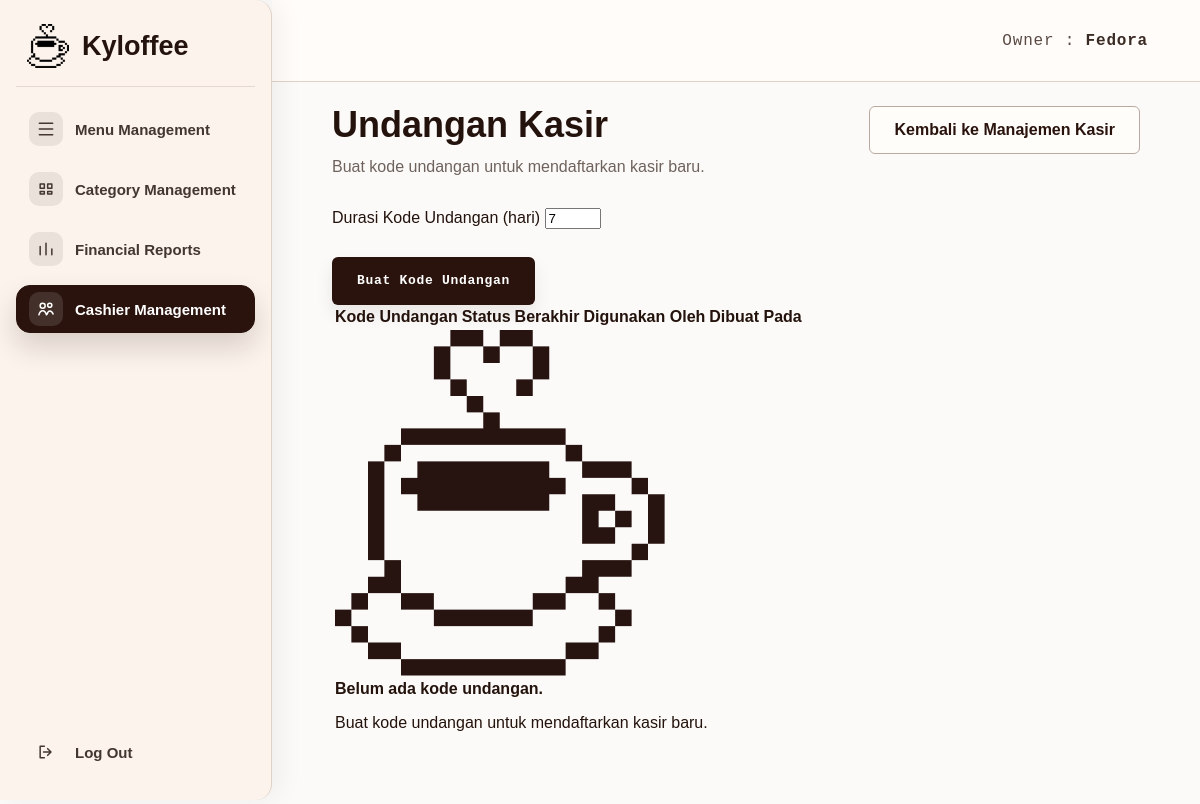
The app's page /owner/staff/invite (signed in), older data.
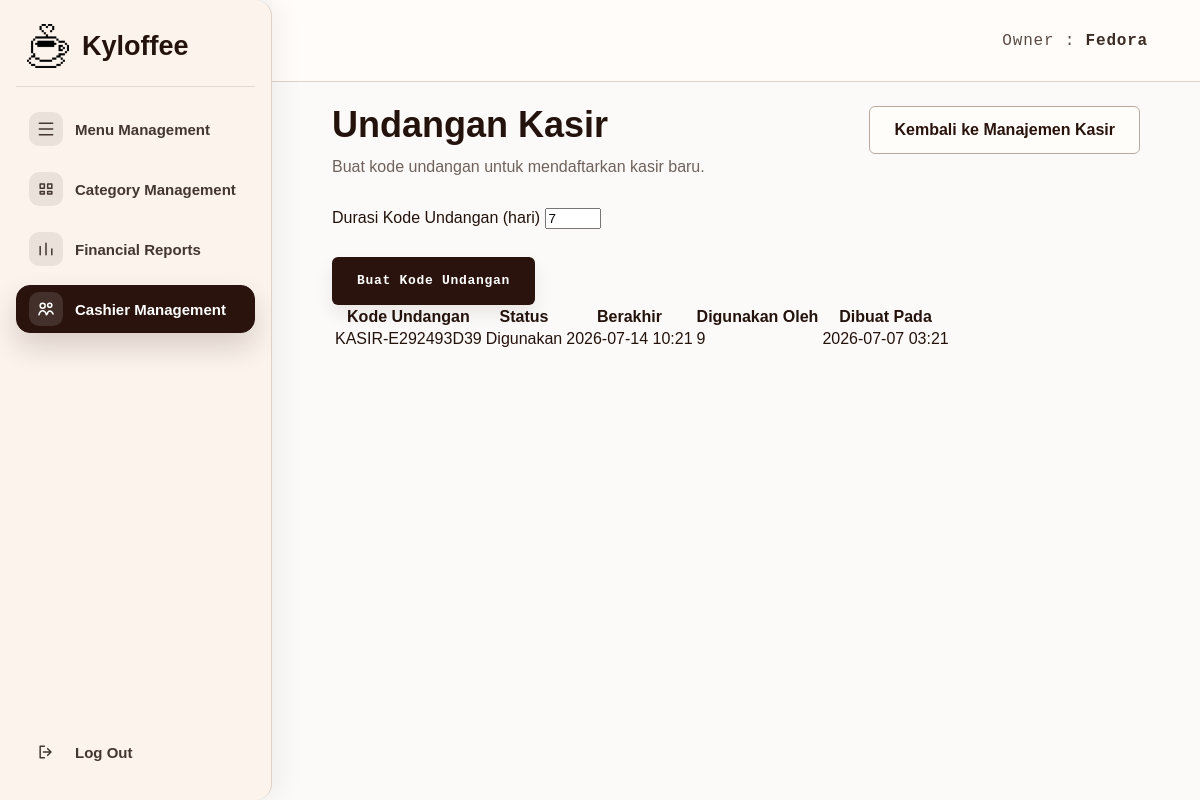
The same page, newer data.
### tables this page shows
CREATE TABLE cashier_invitations (
                id INTEGER PRIMARY KEY AUTOINCREMENT,
                owner_id INTEGER NOT NULL,
                invite_code TEXT NOT NULL UNIQUE,
                status TEXT NOT NULL DEFAULT 'Aktif',
                expires_at TEXT,
                used_at TEXT,
                used_by_cashier_id INTEGER,
                created_at TIMESTAMP DEFAULT CURRENT_TIMESTAMP
            );

### app.py (the view, shortened to what this page needs)
@app.route("/owner/staff/invite", methods=["GET", "POST"])
@owner_required
def owner_staff_invite():
    init_db()
    owner_id = session.get("user_id")
    return render_template(
        "owner_staff_invite.html",
        owner_name=get_owner_name(),
        active_page="staff",
        invitation=None,
        invitations=get_owner_invitations(session.get("user_id")),
    )

### app.py (called while the page is built, shortened)
def get_db():
    global REMOTE_DB_FAILED
    if "db" not in g:
        should_try_mysql = DB_USE_MYSQL and not (REMOTE_DB_FAILED and DB_FALLBACK_SQLITE)
        sqlite_conn = sqlite3.connect(DATABASE)
        sqlite_conn.row_factory = sqlite3.Row
        g.db = DatabaseConnection(sqlite_conn, is_mysql=False)
    return g.db

def execute_commit(query, params=()):
    db = get_db()
    try:
        cursor = db.execute(query, params)
        db.commit()
        app.logger.debug("DB commit successful: %s", query)
        return cursor
    except Exception:
        db.rollback()
        app.logger.exception("DB write failed and rollback executed.")
        raise

def execute_script_commit(script):
    db = get_db()
    try:
        db.executescript(script)
        db.commit()
        app.logger.debug("DB script commit successful.")
    except Exception:
        db.rollback()
        app.logger.exception("DB schema change failed and rollback executed.")
        raise

def row_to_dict(row):
    if row is None:
        return {}
    if isinstance(row, dict):
        return row
    return dict(row)

    def cursor(self):
        return self.conn.cursor()

### templates/owner_staff_invite.html (shortened to what this page needs)
<!DOCTYPE html>
<html lang="id">
<head>
    <link rel="stylesheet" href="{{ url_for('static', filename='css/owner_shell.css') }}">
    <link rel="stylesheet" href="{{ url_for('static', filename='css/owner_menu_form.css') }}">
</head>
<body>
    <div class="owner-page">
        {% include 'partials/owner_sidebar.html' %}
        <main class="owner-main">
            <header class="owner-topbar">
                <div class="owner-identity">Owner : <strong>{{ owner_name }}</strong></div>
            </header>
            <section class="owner-content owner-content--staff">
                <div class="page-heading page-heading--row staff-heading">
                    <div>
                        <h1>Undangan Kasir</h1>
                        <p class="page-subtitle">Buat kode undangan untuk mendaftarkan kasir baru.</p>
                    </div>
                    <a href="{{ url_for('owner_staff') }}" class="secondary-button staff-add-button">
                        Kembali ke Manajemen Kasir
                    </a>
                </div>
                <section class="menu-table-card staff-table-card" aria-label="Undangan kasir">
                    <div class="owner-invite-panel">
                        <form action="{{ url_for('owner_staff_invite') }}" method="POST" class="auth-form auth-form--register">
                            <div class="form-field">
                                <label for="expires_days">Durasi Kode Undangan (hari)</label>
                                <input type="number" id="expires_days" name="expires_days" value="7" min="1" max="30" required>
                            </div>
                            <button type="submit" class="primary-button">Buat Kode Undangan</button>
                        </form>
                    </div>
                    <div class="table-responsive">
                        <table class="menu-table staff-table">
                            <thead>
                                <tr>
                                    <th>Kode Undangan</th>
                                    <th>Status</th>
                                    <th>Berakhir</th>
                                    <th>Digunakan Oleh</th>
                                    <th>Dibuat Pada</th>
                                </tr>
                            </thead>
                            <tbody>
                                {% if invitations %}
                                    {% for invitation in invitations %}
                                        <tr>
                                            <td>{{ invitation.invite_code }}</td>
                                            <td>{{ invitation.status }}</td>
                                            <td>{{ invitation.expires_at_display }}</td>
                                            <td>{{ invitation.used_by_cashier_id or '-' }}</td>
                                            <td>{{ invitation.created_at[:16].replace('T', ' ') if invitation.created_at else '-' }}</td>
                                        </tr>
                                    {% endfor %}
                                {% else %}
                                    <tr>
                                        <td colspan="5" class="empty-state">
                                            <div class="empty-state__icon">
                                                <img src="{{ url_for('static', filename='assets/logo-coffee.png') }}" alt="">
                                            </div>
                                            <strong>Belum ada kode undangan.</strong>
                                            <p>Buat kode undangan untuk mendaftarkan kasir baru.</p>
                                        </td>
                                    </tr>
                                {% endif %}
                            </tbody>
                        </table>
                    </div>
                </section>
            </section>
        </main>
    </div>
</body>
</html>

Row changes from the older to the newer data that the page shows:
added cashier_invitations: invite_code "KASIR-E292493D39", status "Digunakan", expires_at_display "2026-07-14 10:21", used_by_cashier "9", created_at "2026-07-07 03:21"
Text that changed along with them:
text no longer shown: "Belum ada kode undangan. Buat kode undangan untuk mendaftarkan kasir baru."
